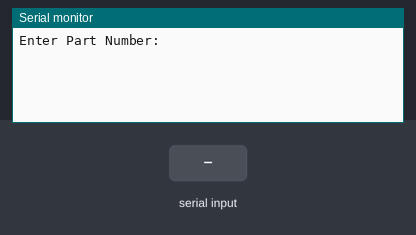
Bench run of a sketch on a simulated Arduino Uno, built with avr-gcc and run on an emulated ATmega328P. On the bench: the last lines printed to the serial monitor. Inputs (shaded band) come from the test bench.

Above: at 1.2 s.
1.3 s: "90,45\n" received over Serial
At 2.0 s:
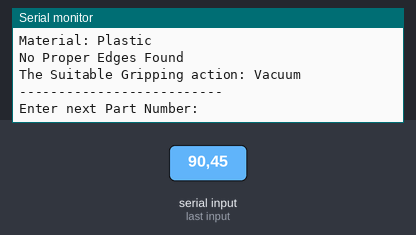
2.8 s: "1\n" received over Serial
At 3.6 s:
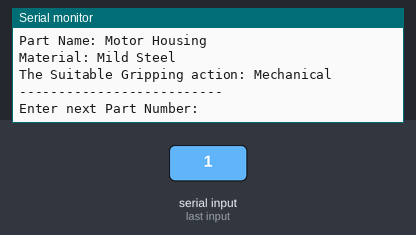
4.3 s: "2\n" received over Serial
At 4.9 s:
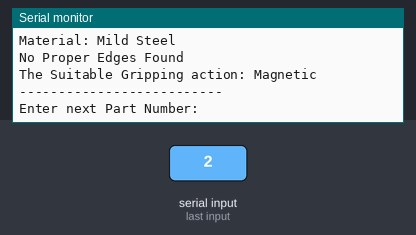
Timing chart, 0 to 7.3 s (numbered marks = the images above; inputs shaded):
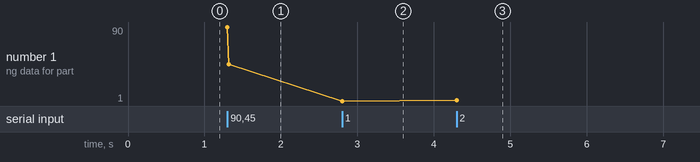

Measured:
- after the input at 1.3 s, the serial monitor: prints a new line at once (image 1)
- after the input at 2.8 s, the serial monitor: prints a new line at once (image 2)
- after the input at 4.3 s, the serial monitor: prints a new line at once (image 3)
- plotted number 1: 45 → 1 after the input at 2.8 s, 1 → 2 after the input at 4.3 s

The sketch:

Logic_for_robo_grip.ino
```cpp
void setup() {
  Serial.begin(115200);
  Serial.println("Enter Part Number:");
}

void loop() {
  if (Serial.available() > 0) {
    int a = Serial.parseInt();

    // Clear the remaining newline characters from the buffer
    while(Serial.available()) Serial.read();

    if (a != 0) { // Only process if a valid number was entered
      int b = 0;
      Serial.print("Fetching data for part: ");
      Serial.println(a);

      // Decision Logic
      if (a == 1) {
        Serial.println("Part Name: Motor Housing");
        Serial.println("Material: Mild Steel");
        b = 1;
      } else if (a == 2) {
        Serial.println("Part Name: Motor Shaft");
        Serial.println("Material: Mild Steel");
        Serial.println("No Proper Edges Found");
        b = 2;
      } else {
        Serial.println("Part Name: Electronic Board");
        Serial.println("Material: Plastic");
        Serial.println("No Proper Edges Found");
        b = 3;
      }

      // Action Logic
      if (b == 1) {
        Serial.println("The Suitable Gripping action: Mechanical");
      } else if (b == 2) {
        Serial.println("The Suitable Gripping action: Magnetic");
      } else {
        Serial.println("The Suitable Gripping action: Vacuum");
      }

      Serial.println("\n--------------------------");
      Serial.println("Enter next Part Number:");
    }
  }
}
```
